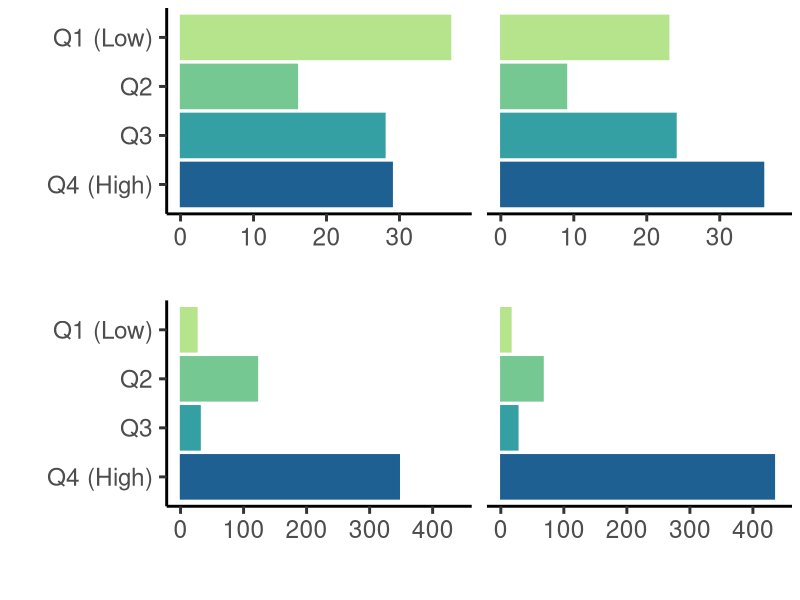
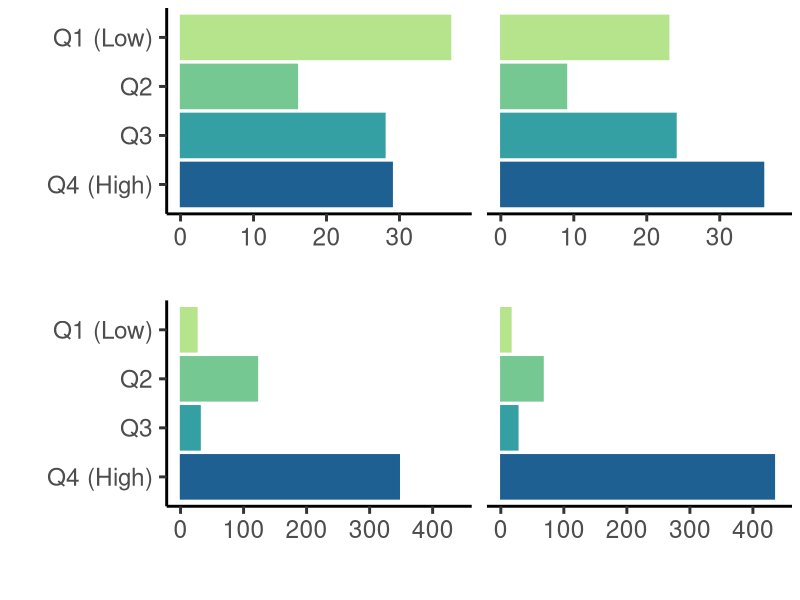

These figures' R source, in order:
## CODE TO RECREATE FIGURE 3 ##

# read in packages
library(tidyverse)
library(patchwork)


# read in csv
orig_and_reweighted_time_spent_2_example_food_POIs_Boston_fig3 <- read.csv("fig3.csv")


# PANEL A 
orig_and_reweighted_time_spent_2_example_food_POIs_Boston_fig3_panel_A <- orig_and_reweighted_time_spent_2_example_food_POIs_Boston_fig3 %>%
  filter(bar_label == "A orig min" | bar_label == "A wt min")

# plot Figure 3 panel A
p_fig3_A <- ggplot(data = orig_and_reweighted_time_spent_2_example_food_POIs_Boston_fig3_panel_A, aes(x = bar, y = fct_rev(inc_quart_label), color = inc_quart_label, fill = inc_quart_label)) +
  geom_bar(stat = "identity") + 
  facet_wrap(~bar_label) +
  theme_classic(base_size = 22) +
  theme(axis.title.x = element_text(vjust = -0.75),
        plot.margin = unit(c(0.01,0.01,0.3,1), "cm"),
        legend.position = "none",
        strip.background = element_blank(),
        strip.text.x = element_blank(),
        axis.title.y = element_blank()) +
  labs(x = "", y = "") +
  scale_fill_manual("", values = c("Q1 (Low)" = "#b5e48c", "Q2" = "#76c893", "Q3" = "#34a0a4", "Q4 (High)" = "#1e6091")) +
  scale_color_manual("", values = c("Q1 (Low)" = "#b5e48c", "Q2" = "#76c893", "Q3" = "#34a0a4", "Q4 (High)" = "#1e6091")) +
  scale_x_continuous(limits = c(0,38), breaks = c(0, 10, 20, 30))



# PANEL B 
orig_and_reweighted_time_spent_2_example_food_POIs_Boston_fig3_panel_B <- orig_and_reweighted_time_spent_2_example_food_POIs_Boston_fig3 %>%
  filter(bar_label == "B orig min" | bar_label == "B wt min")

# plot Figure 3 panel B
p_fig3_B <- ggplot(data = orig_and_reweighted_time_spent_2_example_food_POIs_Boston_fig3_panel_B, aes(x = bar, y = fct_rev(inc_quart_label), color = inc_quart_label, fill = inc_quart_label)) +
  geom_bar(stat = "identity") + 
  facet_wrap(~bar_label, scales = "free_x") +
  theme_classic(base_size = 22) +
  theme(axis.title.x = element_text(vjust = -0.75),
        plot.margin = unit(c(0.01,0.01,0.3,1), "cm"),
        legend.position = "none",
        strip.background = element_blank(),
        strip.text.x = element_blank(),
        axis.title.y = element_blank()) +
  labs(x = "", y = "") +
  scale_fill_manual("", values = c("Q1 (Low)" = "#b5e48c", "Q2" = "#76c893", "Q3" = "#34a0a4", "Q4 (High)" = "#1e6091")) +
  scale_color_manual("", values = c("Q1 (Low)" = "#b5e48c", "Q2" = "#76c893", "Q3" = "#34a0a4", "Q4 (High)" = "#1e6091")) +
  scale_x_continuous(limits = c(0,440), breaks = c(0, 100, 200, 300, 400))



# bind panels A and B together
p_fig3 <- (p_fig3_A) /
  (p_fig3_B)


# print Figure 3
p_fig3

# save Figure 3, at this size
ggsave("p_fig3.png", p_fig3, width = 10, height = 5, units = "in")
